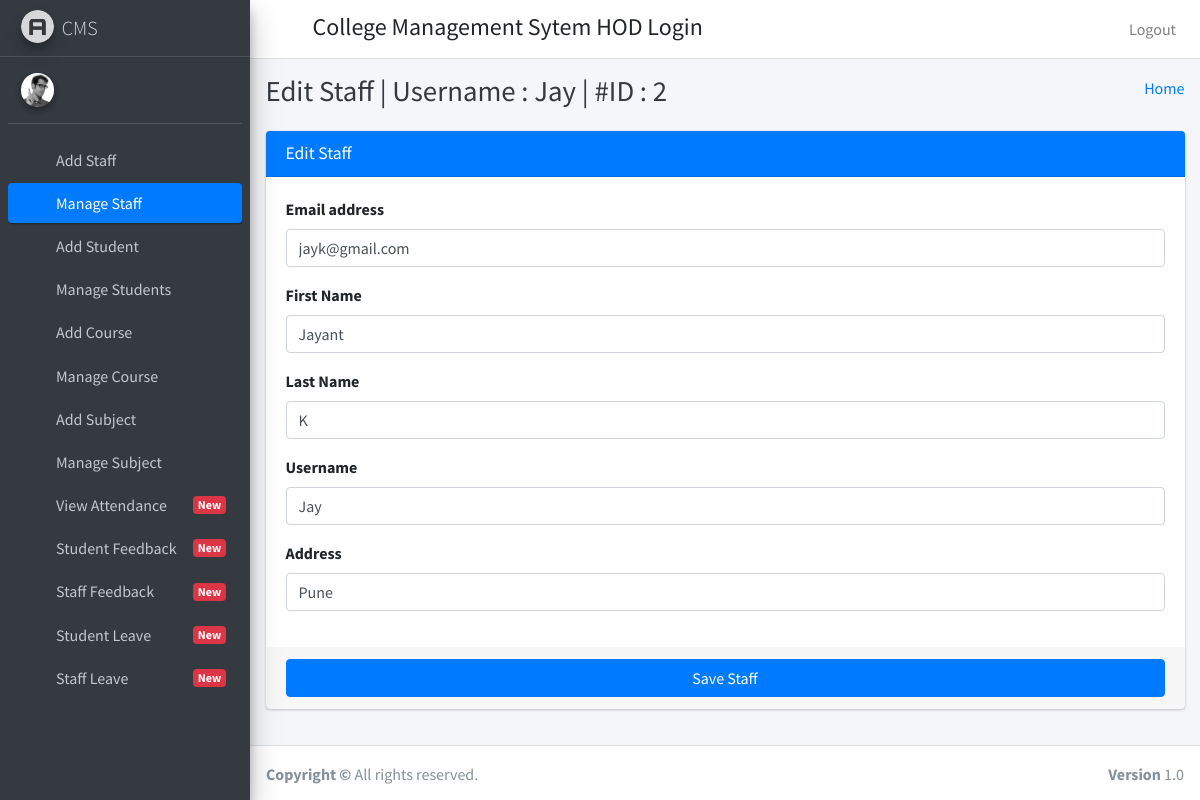
The page /edit_staff/2 on the database its author committed.
### student_management_app/models.py (models this page shows)
class Staffs(models.Model):
    id=models.AutoField(primary_key=True)
    admin=models.OneToOneField(CustomUser,on_delete=models.CASCADE)
    address=models.TextField()
    created_at=models.DateTimeField(auto_now_add=True)
    updated_at=models.DateTimeField(auto_now_add=True)
    objects=models.Manager()

class CustomUser(AbstractUser):
    user_type_data=((1,"HOD"),(2,"Staff"),(3,"Student"))
    user_type=models.CharField(default=1,choices=user_type_data,max_length=10)

### student_management_app/HodViews.py (the view)
# urls.py: path('edit_staff/<str:staff_id>', HodViews.edit_staff,name="edit_staff"),
def edit_staff(request,staff_id):
    staff=Staffs.objects.get(admin=staff_id)
    return render(request,"hod_template/edit_staff_template.html",{"staff":staff,"id":staff_id})

### student_management_app/templates/hod_template/edit_staff_template.html (shortened to what this page needs)
{% extends 'hod_template/base_template.html' %}
{% block page_title %}
Edit Staff  | Username : {{ staff.admin.username }} |  #ID : {{ staff.admin.id }}
{% endblock page_title %}
{% block main_content %}
    <section class="content">
      <div class="container-fluid">
          <div class="row">
              <div class="col-md-12">
            <div class="card card-primary">
              <div class="card-header">
                <h3 class="card-title">Edit Staff</h3>
              </div>
              <form role="form" action="/edit_staff_save" method="post">
                <div class="card-body">
                  <div class="form-group">
                    <label>Email address</label>
                    <input type="email" class="form-control" name="email" placeholder="Enter email" value="{{ staff.admin.email }}">
                  </div>
                   <div class="form-group">
                    <label>First Name</label>
                    <input type="text" class="form-control" placeholder="First Name" name="first_name" value="{{ staff.admin.first_name }}">
                  </div>
                   <div class="form-group">
                    <label>Last Name</label>
                    <input type="text" class="form-control" placeholder="Last Name" name="last_name" value="{{ staff.admin.last_name }}">
                  </div>
                   <div class="form-group">
                    <label>Username</label>
                    <input type="text" class="form-control" placeholder="Username" name="username" value="{{ staff.admin.username }}">
                  </div>
                  <div class="form-group">
                    <label>Address</label>
                    <input type="text" class="form-control" placeholder="Address" name="address" value="{{ staff.address }}">
                  </div>
                </div>
                <div class="card-footer">
                  <button type="submit" class="btn btn-primary btn-block">Save Staff</button>
                </div>
              </form>
            </div>
          </div>
          </div>
      </div>
    </section>
{% endblock main_content %}

### rows shown on the page
Staffs: admin.username "Jay", admin.id "2", email "jayk@gmail.com", first_name "Jayant", last_name "K", username "Jay", address "Pune"
